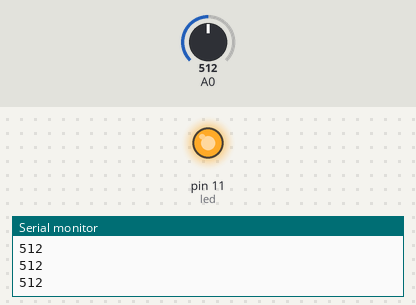
This sketch was run on a simulated Arduino Uno, built with avr-gcc and run on an emulated ATmega328P. On the bench: output pins drawn as LEDs (lit = HIGH), the last lines printed to the serial monitor. Inputs (shaded band) come from the test bench; at power-on: A0 = 512.

Above: at 1.2 s.
1.3 s: A0 set to 735
2.8 s: A0 set to 762
At 3.6 s:
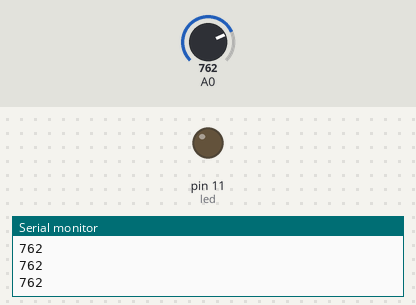
4.3 s: A0 set to 740
At 4.9 s:
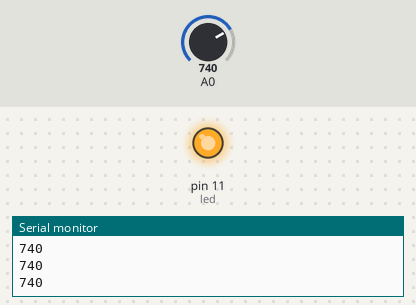
5.8 s: A0 set to 760
At 6.2 s:
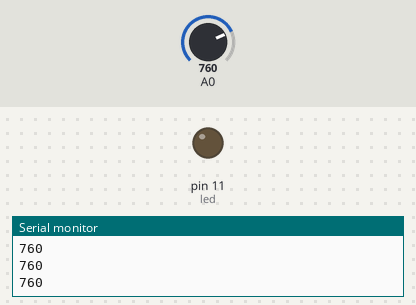
Timing chart, 0 to 8.3 s (numbered marks = the images above; inputs shaded):
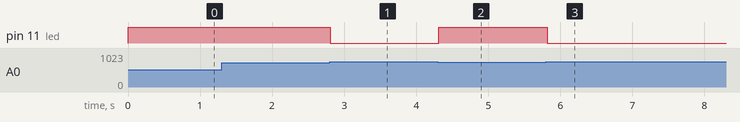

The sketch:

Photoresistor.ino
```cpp
int led = 11;
int photoresistor = 0;
int threshold = 750;

void setup() {
  // put your setup code here, to run once:
  pinMode(led, OUTPUT);
  Serial.begin(9600);

}

void loop() {
  // put your main code here, to run repeatedly:
  photoresistor = analogRead(A0);

  Serial.println(photoresistor);

  if (photoresistor < threshold) {
    digitalWrite(led, HIGH);
  } else {
    digitalWrite(led, LOW);
  }

  delay(100);
}
```

Measured:
- the behaviour switches between 749 and 750 on A0 (found by bisection; images 0 and 1)
- after the input at 2.8 s, pin 11 (led): HIGH → LOW at once
- after the input at 4.3 s, pin 11 (led): LOW → HIGH at once
- after the input at 5.8 s, pin 11 (led): HIGH → LOW at once
